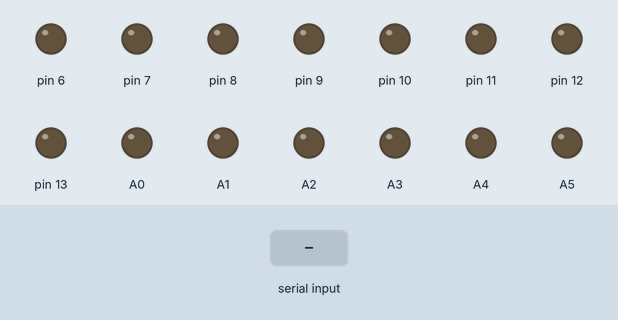
The sketch below on a simulated Arduino Uno, built with avr-gcc and run on an emulated ATmega328P. Parts: output pins drawn as LEDs (lit = HIGH). Dashed ring = blinking. Inputs (shaded band) come from the test bench. EEPROM starts erased.

Above: at 1.2 s.
1.3 s: byte 30 received over Serial
At 3.1 s:
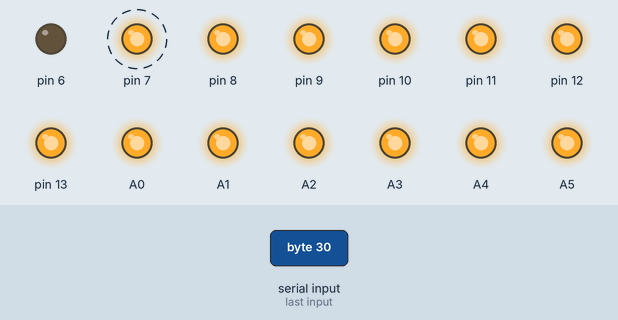
At 5.1 s:
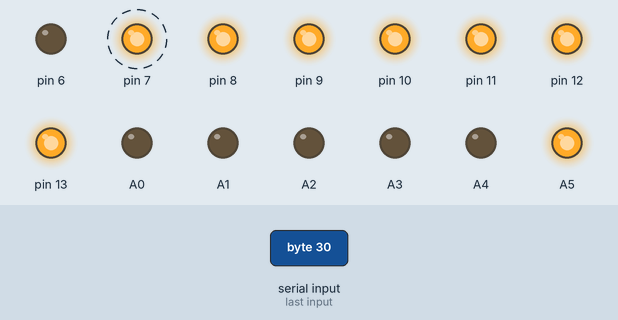
6.8 s: byte 90 received over Serial
At 7.6 s:
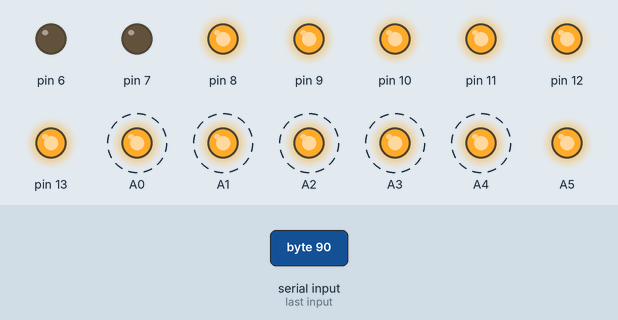
Timing chart, 0 to 12.3 s (numbered marks = the images above; inputs shaded):
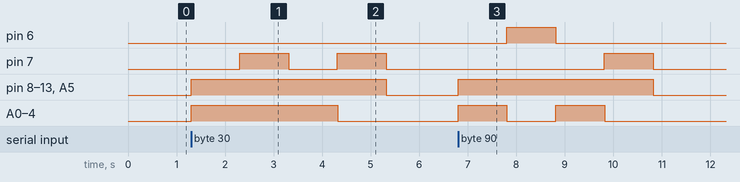

Measured:
- after the input at 1.3 s, pin 7: alternates HIGH for 1.0 s and LOW for 1.0 s, starting after 1.0 s; pin 8–13, A5: LOW → HIGH at once, → LOW 4.0 s later; A0–4: LOW → HIGH at once, → LOW 3.0 s later
- after the input at 6.8 s, pin 6: LOW → HIGH after 1.0 s, → LOW 1.0 s later; pin 7: LOW → HIGH after 3.0 s, → LOW 1.0 s later; pin 8–13, A5: LOW → HIGH at once, → LOW 4.0 s later; A0–4: alternates HIGH for 1.0 s and LOW for 1.0 s, 4 changes in all, then stays LOW, starting at once

The sketch:

final.ino
```cpp
#include <EEPROM.h>
int ligar = B0;
int rele_ligar = B0;
int dados = B1;
int desligar = B1;
int switchh, switch1=B000000,switch2=B000000;
int cmd,bobina;
int liga_antiga = 0;
int d_bobina_antiga_2,d_bobina_antiga_1,n_bobina_antiga_1,n_bobina_antiga_2;


void setup() {
   //primeira vez na utilização desse código descomentar essas linhas
   //EEPROM.write(0, 2);
   //EEPROM.write(1, 2);
   //EEPROM.write(2, 2);
   //EEPROM.write(3, 2);

 Serial.begin(9600);

  //DDRF = B111111;
  //DDRB = B111111;
  //0 = B111111;
  pinMode(13,OUTPUT);
  pinMode(12,OUTPUT);
  pinMode(11,OUTPUT);
  pinMode(10,OUTPUT);
  pinMode( 9,OUTPUT);
  pinMode( 8,OUTPUT);
  pinMode( 7,OUTPUT);
  pinMode( 6,OUTPUT);
  pinMode(A0,OUTPUT);
  pinMode(A1,OUTPUT);
  pinMode(A2,OUTPUT);
  pinMode(A3,OUTPUT);
  pinMode(A4,OUTPUT);
  pinMode(A5,OUTPUT);


  //switch1 = EEPROM.read(0);
  //switch2 = EEPROM.read(1);

}

void loop() {

  if (Serial.available() > 0) {

     cmd = Serial.read();
     switchh = cmd/10;
     bobina = cmd%10;
     aberto();
     delay(1000);
     desligar_bobina();
     delay(1000);
     aberto();
     delay(1000);
     escolher_bobina(bobina);
     ligar_bobina();
     delay(1000);
     aterrado();
     delay(1000);


   }

}

void escolher_bobina(int valor){

   switch (valor) {
   case 1:
    dados = B111100;
    break;
   case 2:
    dados = B111001;
    break;
   case 3:
    dados = B110011;
    break;
   case 4:
    dados = B100111;
    break;
   case 5:
    dados = B001111;
    break;
   case 6:
    dados = B011110;
  default:
    // Se nenhuma das condições for satisfeita
    break;
  }

}


void ligar_bobina(){
   if(bobina%2==0){
      digitalWrite(7,1);
      digitalWrite(6,0);
     }else{
      digitalWrite(7,0);
      digitalWrite(6,1);
     }

     delay(10);
     switchhh(dados);


}

void desligar_bobina(){

   if(switchh==1){
       if(EEPROM.read(1)%2==0){
        digitalWrite(7,0);
        digitalWrite(6,1);
       }else{
        digitalWrite(7,1);
        digitalWrite(6,0);
       }
       passar_valores_b(EEPROM.read(0));
       passar_valores_c(B111111);


     }else{
      if(EEPROM.read(3)%2==0){
        digitalWrite(7,0);
        digitalWrite(6,1);
     }else{
        digitalWrite(7,1);
        digitalWrite(6,0);
     }
      passar_valores_b(B111111);
      passar_valores_c(EEPROM.read(2));
     }
     delay(10);
}


void switchhh(int valor){
  if(switchh==1){
       passar_valores_b(valor);
       passar_valores_c(B111111);
       d_bobina_antiga_1 = dados;
       n_bobina_antiga_1 = bobina;
       EEPROM.update(0, d_bobina_antiga_1);
       EEPROM.update(1, n_bobina_antiga_1);


     }else{
       passar_valores_b(B111111);
       passar_valores_c(valor);
       d_bobina_antiga_2 = dados;
       n_bobina_antiga_2 = bobina;
       EEPROM.update(2, d_bobina_antiga_2);
       EEPROM.update(3, n_bobina_antiga_2);
     }
}

void aberto(){
  passar_valores_b(B1111111);
  passar_valores_c(B1111111);
  digitalWrite(7,0);
  digitalWrite(6,0);
}

void aterrado(){
  digitalWrite(7,0);
  digitalWrite(6,0);
  passar_valores_c(B000000);
  passar_valores_b(B000000);

}

void passar_valores_c(int valor){
    digitalWrite(A0, valor & (1 << 5)  ? 1 : 0);
    digitalWrite(A1, valor & (1 << 4)  ? 1 : 0);
    digitalWrite(A2, valor & (1 << 3)  ? 1 : 0);
    digitalWrite(A3, valor & (1 << 2)  ? 1 : 0);
    digitalWrite(A4, valor & (1 << 1)  ? 1 : 0);
    digitalWrite(A5, valor & (1 << 0)  ? 1 : 0);


}

void passar_valores_b(int valor){
    digitalWrite(13, valor & (1 << 5)  ? 1 : 0);
    digitalWrite(12, valor & (1 << 4)  ? 1 : 0);
    digitalWrite(11, valor & (1 << 3)  ? 1 : 0);
    digitalWrite(10, valor & (1 << 2)  ? 1 : 0);
    digitalWrite( 9, valor & (1 << 1)  ? 1 : 0);
    digitalWrite( 8, valor & (1 << 0)  ? 1 : 0);
}
```
